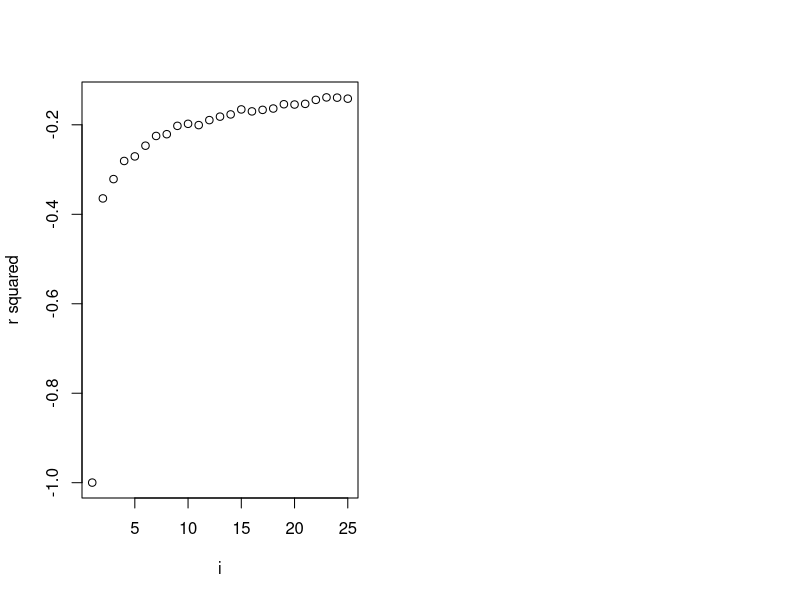
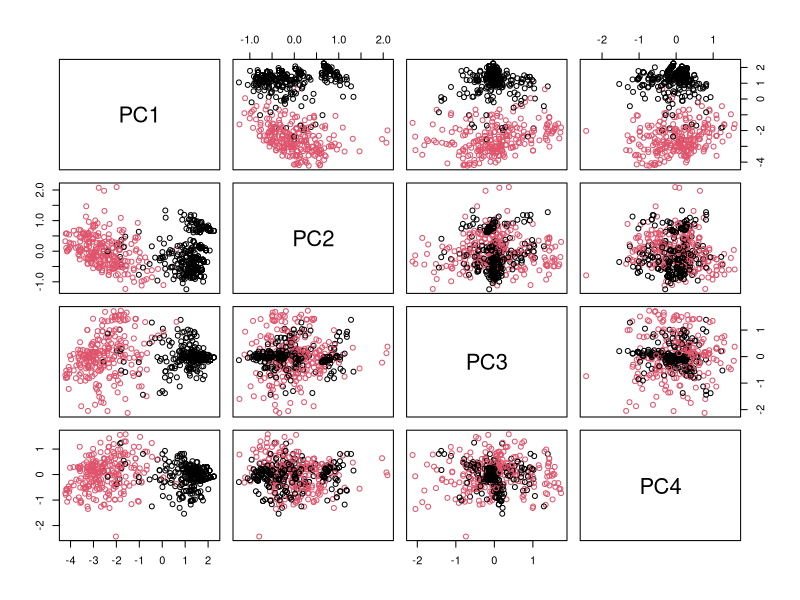

These charts were generated, in order, by the following R code:
#part A
library(glmnet)
library(MASS)
biopsyData=biopsy
biopsyData[1]=NULL
biopsyData=na.omit(biopsyData)
biopsyData
dim(biopsyData)



for(i in 1:9){          
  for(k in 1:nrow(biopsyData)){
    biopsyData[k,i]= log(biopsyData[k,i])
    
  }
}
biopsyData
#part b
vect=c(0)
for (i in 1:25) {
  fit = kmeans(biopsyData[, 1:9],i)
  rsq= (1-fit$tot.withinss)/fit$totss
  print(fit$tot.withinss)
        print(fit$totss)
        vect[i]=rsq
}
par(mfrow = c(1, 2))
plot(c(1:25),vect,xlab="i",ylab="r squared")
#the greatest increase occurs between k=1 and k=2
#This is close to the number of clusters








#part c

pr.fit=prcomp(biopsyData[,1:9],center=TRUE, scale=FALSE)
pairs(pr.fit$x[,1:4], col=1+(biopsyData$class=='malignant'))
#this shows that the majority of the data lies in the first principal component which is weighted 
#equally among all of the predictors therefore the pairwise plots of any two predictors vi,vj should 
#approximate to the line Vi=Vj which is the case in the pairwise plots







#d .0-.
lasso1=cv.glmnet(as.matrix(biopsyData[,1:9]),biopsyData[,10],family='binomial', alpha=1)
lasso2=cv.glmnet(as.matrix(pr.fit$x), biopsyData[,10],family='binomial',alpha=1)

coeff=coef(lasso1,s=lasso1$lambda.1se)
coeff
coeff2=coef(lasso2,s=lasso2$lambda.1se)
coeff2
#Yes they conform to what we see in part, because the first principal component it the most important
